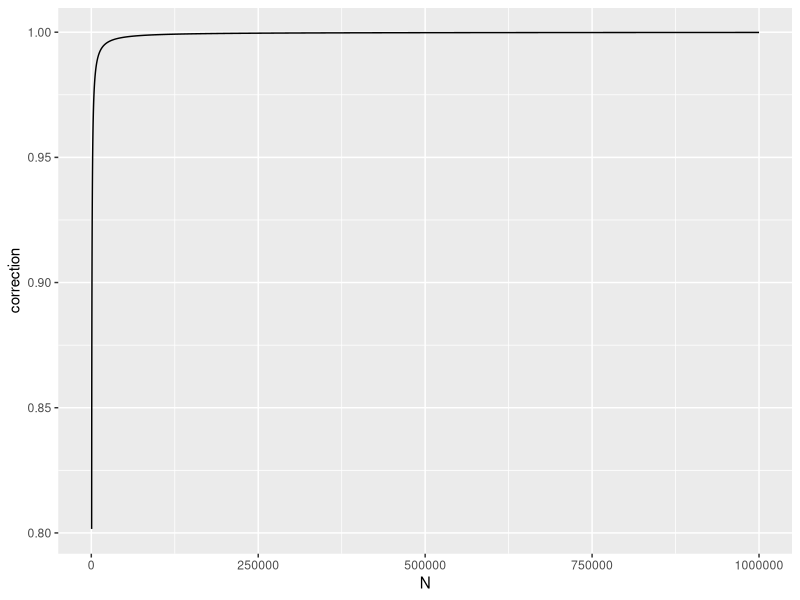
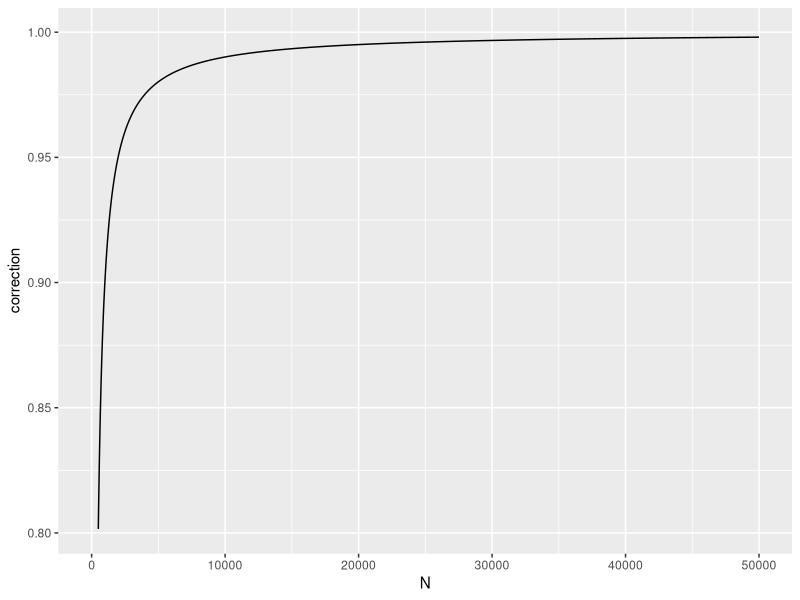

Write R code to recreate these figures, in order.
## ---- chunk 1
knitr::opts_chunk$set(echo = FALSE, message = FALSE, warning = FALSE)
## ---- chunk 2
library(tidyverse)
N <- seq(from = 500, to = 1000000, by = 1)
n <- 100

data <- data.frame(N = N,
                   n = 100,
                   correction = (N-n)/(N-1))

ggplot(data, aes(x = N, y = correction)) +
  geom_line()

ggplot(data, aes(x = N, y = correction)) +
  geom_line() +
  xlim(0, 50000)
